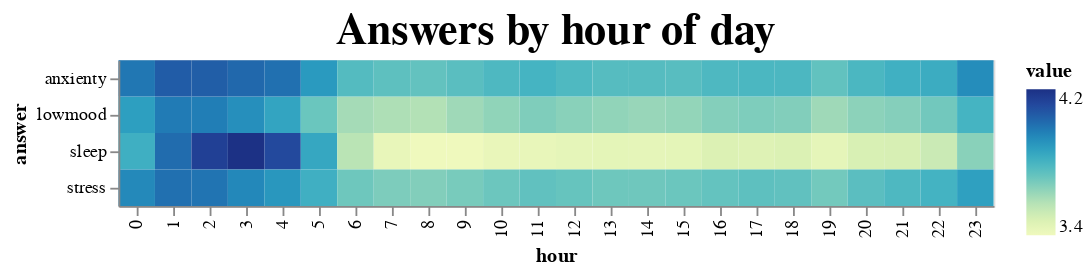

Write notebook code for a chart like this one.
### Code cell
alt.Chart(
    melted_h,
    title='Answers by hour of day').mark_rect().encode(
    x='hour:O',
    y='answer:O',
    color='value:Q'
).configure_title(
    fontSize=24
)

### Figure 1 — Vega-Lite specification as saved in the notebook (floating-point values rounded to 4 significant figures)
{"config": {"view": {"continuousWidth": 400, "continuousHeight": 300}, "title": {"fontSize": 24}}, "data": {"name": "data-e28bf3251ec88e62f7af3371eb336c38"}, "mark": "rect", "encoding": {"color": {"type": "quantitative", "field": "value"}, "x": {"type": "ordinal", "field": "hour"}, "y": {"type": "ordinal", "field": "answer"}}, "title": "Answers by hour of day", "$schema": "https://vega.github.io/schema/vega-lite/v4.8.1.json", "datasets": {"data-e28bf3251ec88e62f7af3371eb336c38": [{"hour": 0, "answer": "lowmood", "value": 3.857}, {"hour": 1, "answer": "lowmood", "value": 3.96}, {"hour": 2, "answer": "lowmood", "value": 3.951}, {"hour": 3, "answer": "lowmood", "value": 3.903}, {"hour": 4, "answer": "lowmood", "value": 3.837}, {"hour": 5, "answer": "lowmood", "value": 3.694}, {"hour": 6, "answer": "lowmood", "value": 3.582}, {"hour": 7, "answer": "lowmood", "value": 3.562}, {"hour": 8, "answer": "lowmood", "value": 3.553}, {"hour": 9, "answer": "lowmood", "value": 3.593}, {"hour": 10, "answer": "lowmood", "value": 3.622}, {"hour": 11, "answer": "lowmood", "value": 3.654}, {"hour": 12, "answer": "lowmood", "value": 3.635}, {"hour": 13, "answer": "lowmood", "value": 3.621}, {"hour": 14, "answer": "lowmood", "value": 3.608}, {"hour": 15, "answer": "lowmood", "value": 3.616}, {"hour": 16, "answer": "lowmood", "value": 3.645}, {"hour": 17, "answer": "lowmood", "value": 3.656}, {"hour": 18, "answer": "lowmood", "value": 3.649}, {"hour": 19, "answer": "lowmood", "value": 3.593}, {"hour": 20, "answer": "lowmood", "value": 3.63}, {"hour": 21, "answer": "lowmood", "value": 3.644}, {"hour": 22, "answer": "lowmood", "value": 3.679}, {"hour": 23, "answer": "lowmood", "value": 3.779}, {"hour": 0, "answer": "sleep", "value": 3.796}, {"hour": 1, "answer": "sleep", "value": 3.998}, {"hour": 2, "answer": "sleep", "value": 4.13}, {"hour": 3, "answer": "sleep", "value": 4.185}, {"hour": 4, "answer": "sleep", "value": 4.098}, {"hour": 5, "answer": "sleep", "value": 3.825}, {"hour": 6, "answer": "sleep", "value": 3.54}, {"hour": 7, "answer": "sleep", "value": 3.397}, {"hour": 8, "answer": "sleep", "value": 3.37}, {"hour": 9, "answer": "sleep", "value": 3.371}, {"hour": 10, "answer": "sleep", "value": 3.396}, {"hour": 11, "answer": "sleep", "value": 3.398}, {"hour": 12, "answer": "sleep", "value": 3.41}, {"hour": 13, "answer": "sleep", "value": 3.415}, {"hour": 14, "answer": "sleep", "value": 3.411}, {"hour": 15, "answer": "sleep", "value": 3.415}, {"hour": 16, "answer": "sleep", "value": 3.449}, {"hour": 17, "answer": "sleep", "value": 3.44}, {"hour": 18, "answer": "sleep", "value": 3.452}, {"hour": 19, "answer": "sleep", "value": 3.411}, {"hour": 20, "answer": "sleep", "value": 3.46}, {"hour": 21, "answer": "sleep", "value": 3.463}, {"hour": 22, "answer": "sleep", "value": 3.499}, {"hour": 23, "answer": "sleep", "value": 3.636}, {"hour": 0, "answer": "anxienty", "value": 3.969}, {"hour": 1, "answer": "anxienty", "value": 4.042}, {"hour": 2, "answer": "anxienty", "value": 4.037}, {"hour": 3, "answer": "anxienty", "value": 4.009}, {"hour": 4, "answer": "anxienty", "value": 3.987}, {"hour": 5, "answer": "anxienty", "value": 3.87}, {"hour": 6, "answer": "anxienty", "value": 3.745}, {"hour": 7, "answer": "anxienty", "value": 3.722}, {"hour": 8, "answer": "anxienty", "value": 3.711}, {"hour": 9, "answer": "anxienty", "value": 3.731}, {"hour": 10, "answer": "anxienty", "value": 3.758}, {"hour": 11, "answer": "anxienty", "value": 3.779}, {"hour": 12, "answer": "anxienty", "value": 3.755}, {"hour": 13, "answer": "anxienty", "value": 3.74}, {"hour": 14, "answer": "anxienty", "value": 3.739}, {"hour": 15, "answer": "anxienty", "value": 3.736}, {"hour": 16, "answer": "anxienty", "value": 3.756}, {"hour": 17, "answer": "anxienty", "value": 3.764}, {"hour": 18, "answer": "anxienty", "value": 3.762}, {"hour": 19, "answer": "anxienty", "value": 3.713}, {"hour": 20, "answer": "anxienty", "value": 3.765}, {"hour": 21, "answer": "anxienty", "value": 3.793}, {"hour": 22, "answer": "anxienty", "value": 3.806}, {"hour": 23, "answer": "anxienty", "value": 3.91}, {"hour": 0, "answer": "stress", "value": 3.92}, {"hour": 1, "answer": "stress", "value": 3.989}, {"hour": 2, "answer": "stress", "value": 3.976}, {"hour": 3, "answer": "stress", "value": 3.923}, {"hour": 4, "answer": "stress", "value": 3.879}, {"hour": 5, "answer": "stress", "value": 3.794}, {"hour": 6, "answer": "stress", "value": 3.688}, {"hour": 7, "answer": "stress", "value": 3.659}, {"hour": 8, "answer": "stress", "value": 3.649}, {"hour": 9, "answer": "stress", "value": 3.667}, {"hour": 10, "answer": "stress", "value": 3.691}, {"hour": 11, "answer": "stress", "value": 3.713}, {"hour": 12, "answer": "stress", "value": 3.703}, {"hour": 13, "answer": "stress", "value": 3.687}, {"hour": 14, "answer": "stress", "value": 3.685}, {"hour": 15, "answer": "stress", "value": 3.692}, {"hour": 16, "answer": "stress", "value": 3.708}, {"hour": 17, "answer": "stress", "value": 3.721}, {"hour": 18, "answer": "stress", "value": 3.714}, {"hour": 19, "answer": "stress", "value": 3.678}, {"hour": 20, "answer": "stress", "value": 3.728}, {"hour": 21, "answer": "stress", "value": 3.757}, {"hour": 22, "answer": "stress", "value": 3.78}, {"hour": 23, "answer": "stress", "value": 3.85}]}}
